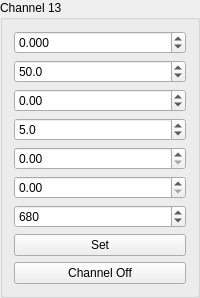
        <widget class="QGroupBox" name="groupBox_15">
         <property name="sizePolicy">
          <sizepolicy hsizetype="Preferred" vsizetype="Minimum">
           <horstretch>0</horstretch>
           <verstretch>0</verstretch>
          </sizepolicy>
         </property>
         <property name="title">
          <string>Channel 13</string>
         </property>
         <layout class="QGridLayout" name="gridLayout_16">
          <property name="sizeConstraint">
           <enum>QLayout::SetMaximumSize</enum>
          </property>
          <item row="3" column="0">
           <widget class="QDoubleSpinBox" name="doubleSpinBox_Ramp_time_14">
            <property name="sizePolicy">
             <sizepolicy hsizetype="Minimum" vsizetype="Fixed">
              <horstretch>0</horstretch>
              <verstretch>0</verstretch>
             </sizepolicy>
            </property>
            <property name="decimals">
             <number>1</number>
            </property>
            <property name="minimum">
             <double>0.100000000000000</double>
            </property>
            <property name="maximum">
             <double>50.000000000000000</double>
            </property>
            <property name="singleStep">
             <double>0.100000000000000</double>
            </property>
            <property name="value">
             <double>5.000000000000000</double>
            </property>
           </widget>
          </item>
          <item row="0" column="0">
           <widget class="QDoubleSpinBox" name="doubleSpinBox_Signal_amp_14">
            <property name="sizePolicy">
             <sizepolicy hsizetype="Minimum" vsizetype="Fixed">
              <horstretch>0</horstretch>
              <verstretch>0</verstretch>
             </sizepolicy>
            </property>
            <property name="decimals">
             <number>3</number>
            </property>
            <property name="minimum">
             <double>-7.000000000000000</double>
            </property>
            <property name="maximum">
             <double>7.000000000000000</double>
            </property>
            <property name="singleStep">
             <double>0.050000000000000</double>
            </property>
           </widget>
          </item>
          <item row="5" column="0">
           <widget class="QDoubleSpinBox" name="doubleSpinBox_SwNoise_amp_14">
            <property name="sizePolicy">
             <sizepolicy hsizetype="Minimum" vsizetype="Fixed">
              <horstretch>0</horstretch>
              <verstretch>0</verstretch>
             </sizepolicy>
            </property>
            <property name="maximum">
             <double>1.000000000000000</double>
            </property>
            <property name="singleStep">
             <double>0.005000000000000</double>
            </property>
           </widget>
          </item>
          <item row="6" column="0">
           <widget class="QDoubleSpinBox" name="doubleSpinBox_SwNoise_freq_14">
            <property name="sizePolicy">
             <sizepolicy hsizetype="Minimum" vsizetype="Fixed">
              <horstretch>0</horstretch>
              <verstretch>0</verstretch>
             </sizepolicy>
            </property>
            <property name="decimals">
             <number>0</number>
            </property>
            <property name="maximum">
             <double>1500.000000000000000</double>
            </property>
            <property name="value">
             <double>680.000000000000000</double>
            </property>
           </widget>
          </item>
          <item row="1" column="0">
           <widget class="QDoubleSpinBox" name="doubleSpinBox_Signal_freq_14">
            <property name="sizePolicy">
             <sizepolicy hsizetype="Minimum" vsizetype="Fixed">
              <horstretch>0</horstretch>
              <verstretch>0</verstretch>
             </sizepolicy>
            </property>
            <property name="decimals">
             <number>1</number>
            </property>
            <property name="minimum">
             <double>0.000000000000000</double>
            </property>
            <property name="maximum">
             <double>200.000000000000000</double>
            </property>
            <property name="value">
             <double>50.000000000000000</double>
            </property>
           </widget>
          </item>
          <item row="8" column="0">
           <widget class="QPushButton" name="pushButton_Channel0_en_14">
            <property name="sizePolicy">
             <sizepolicy hsizetype="Minimum" vsizetype="Fixed">
              <horstretch>0</horstretch>
              <verstretch>0</verstretch>
             </sizepolicy>
            </property>
            <property name="text">
             <string>Channel Off</string>
            </property>
            <property name="checkable">
             <bool>true</bool>
            </property>
           </widget>
          </item>
          <item row="2" column="0">
           <widget class="QDoubleSpinBox" name="doubleSpinBox_Signal_phase_14">
            <property name="sizePolicy">
             <sizepolicy hsizetype="Minimum" vsizetype="Fixed">
              <horstretch>0</horstretch>
              <verstretch>0</verstretch>
             </sizepolicy>
            </property>
            <property name="decimals">
             <number>2</number>
            </property>
            <property name="minimum">
             <double>-360.000000000000000</double>
            </property>
            <property name="maximum">
             <double>360.000000000000000</double>
            </property>
            <property name="value">
             <double>0.000000000000000</double>
            </property>
           </widget>
          </item>
          <item row="4" column="0">
           <widget class="QDoubleSpinBox" name="doubleSpinBox_WhiteNoise_amp_14">
            <property name="sizePolicy">
             <sizepolicy hsizetype="Minimum" vsizetype="Fixed">
              <horstretch>0</horstretch>
              <verstretch>0</verstretch>
             </sizepolicy>
            </property>
            <property name="maximum">
             <double>1.000000000000000</double>
            </property>
            <property name="singleStep">
             <double>0.010000000000000</double>
            </property>
           </widget>
          </item>
          <item row="7" column="0">
           <widget class="QPushButton" name="pushButton_Channel0_set_14">
            <property name="sizePolicy">
             <sizepolicy hsizetype="Minimum" vsizetype="Fixed">
              <horstretch>0</horstretch>
              <verstretch>0</verstretch>
             </sizepolicy>
            </property>
            <property name="text">
             <string>Set</string>
            </property>
            <property name="checkable">
             <bool>false</bool>
            </property>
           </widget>
          </item>
         </layout>
        </widget>
